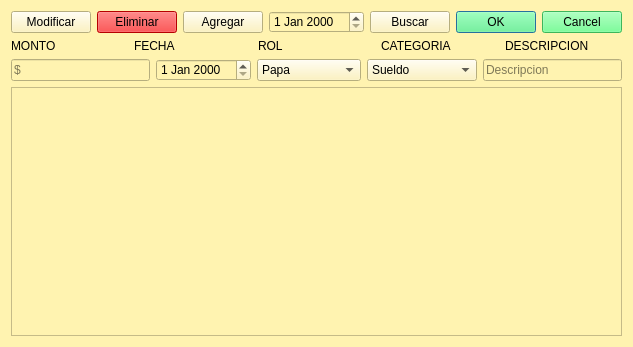
<?xml version="1.0" encoding="UTF-8"?>
<ui version="4.0">
 <class>Dialog_ingresos</class>
 <widget class="QDialog" name="Dialog_ingresos">
  <property name="geometry">
   <rect>
    <x>0</x>
    <y>0</y>
    <width>629</width>
    <height>347</height>
   </rect>
  </property>
  <property name="windowTitle">
   <string>Mienbros de la faamilia</string>
  </property>
  <property name="windowIcon">
   <iconset resource="icons.qrc">
    <normaloff>:/img/icons/icon.ico</normaloff>:/img/icons/icon.ico</iconset>
  </property>
  <property name="styleSheet">
   <string notr="true">background-color: rgb(255, 243, 176);</string>
  </property>
  <layout class="QVBoxLayout" name="verticalLayout">
   <item>
    <layout class="QHBoxLayout" name="horizontalLayout_2">
     <item>
      <layout class="QHBoxLayout" name="horizontalLayout"/>
     </item>
     <item>
      <widget class="QPushButton" name="btnmodificar">
       <property name="text">
        <string>Modificar</string>
       </property>
       <property name="icon">
        <iconset resource="icons.qrc">
         <normaloff>:/img/icons/editar.png</normaloff>:/img/icons/editar.png</iconset>
       </property>
      </widget>
     </item>
     <item>
      <widget class="QPushButton" name="btneliminar">
       <property name="styleSheet">
        <string notr="true">background-color: rgb(255, 0, 0);</string>
       </property>
       <property name="text">
        <string>Eliminar</string>
       </property>
       <property name="icon">
        <iconset resource="icons.qrc">
         <normaloff>:/img/icons/basura.png</normaloff>:/img/icons/basura.png</iconset>
       </property>
      </widget>
     </item>
     <item>
      <widget class="QPushButton" name="agregarboton">
       <property name="text">
        <string>Agregar</string>
       </property>
       <property name="icon">
        <iconset resource="icons.qrc">
         <normaloff>:/img/icons/agregar-usuario.png</normaloff>:/img/icons/agregar-usuario.png</iconset>
       </property>
      </widget>
     </item>
     <item>
      <widget class="QDateEdit" name="Infecha_2"/>
     </item>
     <item>
      <widget class="QPushButton" name="btnbuscar">
       <property name="text">
        <string>Buscar</string>
       </property>
       <property name="icon">
        <iconset resource="icons.qrc">
         <normaloff>:/img/icons/lupa.png</normaloff>:/img/icons/lupa.png</iconset>
       </property>
      </widget>
     </item>
     <item>
      <widget class="QDialogButtonBox" name="buttonBox">
       <property name="styleSheet">
        <string notr="true">background-color: rgb(85, 255, 127);</string>
       </property>
       <property name="orientation">
        <enum>Qt::Horizontal</enum>
       </property>
       <property name="standardButtons">
        <set>QDialogButtonBox::Cancel|QDialogButtonBox::Ok</set>
       </property>
      </widget>
     </item>
    </layout>
   </item>
   <item>
    <layout class="QHBoxLayout" name="horizontalLayout_4">
     <item>
      <widget class="QLabel" name="label">
       <property name="text">
        <string>MONTO</string>
       </property>
      </widget>
     </item>
     <item>
      <widget class="QLabel" name="label_2">
       <property name="text">
        <string>FECHA</string>
       </property>
      </widget>
     </item>
     <item>
      <widget class="QLabel" name="label_3">
       <property name="text">
        <string>ROL</string>
       </property>
      </widget>
     </item>
     <item>
      <widget class="QLabel" name="label_4">
       <property name="text">
        <string>CATEGORIA</string>
       </property>
      </widget>
     </item>
     <item>
      <widget class="QLabel" name="label_5">
       <property name="text">
        <string>DESCRIPCION</string>
       </property>
      </widget>
     </item>
    </layout>
   </item>
   <item>
    <layout class="QHBoxLayout" name="horizontalLayout_3">
     <item>
      <widget class="QLineEdit" name="Inmonto">
       <property name="placeholderText">
        <string>$</string>
       </property>
      </widget>
     </item>
     <item>
      <widget class="QDateEdit" name="Infecha"/>
     </item>
     <item>
      <widget class="QComboBox" name="Inrol">
       <item>
        <property name="text">
         <string>Papa</string>
        </property>
       </item>
       <item>
        <property name="text">
         <string>Mama</string>
        </property>
       </item>
       <item>
        <property name="text">
         <string>Hijo</string>
        </property>
       </item>
       <item>
        <property name="text">
         <string>Hija</string>
        </property>
       </item>
       <item>
        <property name="text">
         <string>Abuelo</string>
        </property>
       </item>
       <item>
        <property name="text">
         <string>Abuela</string>
        </property>
       </item>
       <item>
        <property name="text">
         <string>Otro miembro</string>
        </property>
       </item>
      </widget>
     </item>
     <item>
      <widget class="QComboBox" name="Incategoria">
       <item>
        <property name="text">
         <string>Sueldo</string>
        </property>
       </item>
       <item>
        <property name="text">
         <string>Restaurante</string>
        </property>
       </item>
       <item>
        <property name="text">
         <string>Influencer</string>
        </property>
       </item>
       <item>
        <property name="text">
         <string>Servicio Social</string>
        </property>
       </item>
       <item>
        <property name="text">
         <string>Alquiler</string>
        </property>
       </item>
       <item>
        <property name="text">
         <string>Otros</string>
        </property>
       </item>
      </widget>
     </item>
     <item>
      <widget class="QLineEdit" name="Indescripcion">
       <property name="placeholderText">
        <string>Descripcion</string>
       </property>
      </widget>
     </item>
    </layout>
   </item>
   <item>
    <widget class="QTableWidget" name="tbtLista"/>
   </item>
  </layout>
 </widget>
 <resources>
  <include location="icons.qrc"/>
 </resources>
 <connections/>
</ui>
